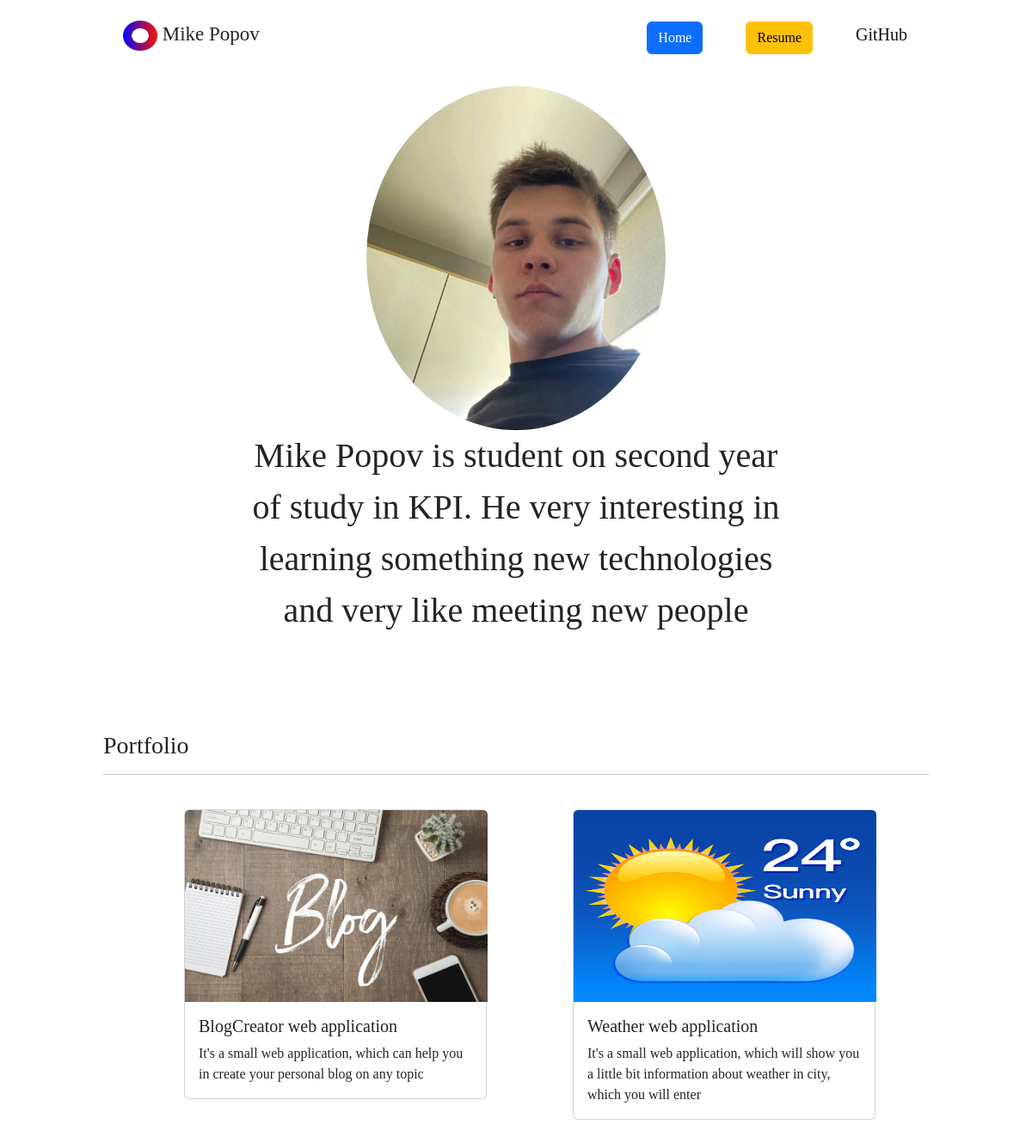
The page / on the database its author committed.
### portfolio/models.py (models this page shows, shortened)
class Project(models.Model):
    title = models.CharField(max_length=100)
    description = models.CharField(max_length=250)
    image = models.ImageField(upload_to='projects/')
    url = models.URLField(blank=True)

### portfolio/views.py (the view)
# urls.py: path('', index, name='home')
def index(request):
    projects = Project.objects.all()
    dct = {'title': 'Main page', 'projects': projects}
    return render(request, 'portfolio/index.html', context=dct)

### portfolio/templates/portfolio/index.html
{% extends 'portfolio/base.html' %}
{% load static %}
{% block content %}
    <div class="content">
        <img src="{% static 'portfolio/personal_photo2.jpg' %}" alt="">
        <div class="personal_info">
            <span>Mike Popov is student on second year of study in KPI. He very interesting in learning something new technologies and
                very like meeting new people
            </span>
        </div>
    </div>
    <div class="portfolio">
        <h3>Portfolio</h3>
        <hr>
        <br>
        <ul>
            {% for project in projects %}
                <li>
                    <div class="card" style="width: 22rem;">
                        <a href="{{ project.url }}">
                            <img src="{{ project.image.url }}" class="card-img-top" style="width: 22rem; height: 223.183px;">
                        </a>
                        <div class="card-body">
                            <h5 class="card-title">{{ project.title }}</h5>
                            <p class="card-text">{{ project.description }}</p>
                        </div>
                    </div>
                </li>
            {% endfor %}
        </ul>
    </div>
{% endblock %}

### portfolio/templates/portfolio/base.html (shortened to what this page needs)
{% load static %}
<!DOCTYPE html>
<html lang="en">
<head>
    <link href="https://cdn.jsdelivr.net/npm/bootstrap@5.2.1/dist/css/bootstrap.min.css" rel="stylesheet">
    <link rel="stylesheet" href="{% static 'portfolio/main.css' %}">
</head>
<body>
{% block header %}
    <header>
        <div class="logo">
            <span><img src="{% static 'portfolio/Logo.png' %}" alt="img"> Mike Popov</span>
        </div>
        <ul>
            <li><a class="btn btn-primary" href="{% url 'home' %}">Home</a></li>
            <li><a class="btn btn-warning" href="{% static 'portfolio/Resume.pdf' %}">Resume</a></li>
            <li><a href="https://github.com/Mike525215">GitHub</a></li>
        </ul>
    </header>
{% endblock %}
{% block content %}{% endblock %}
</body>
</html>

### portfolio/static/portfolio/main.css (style rules this page uses)
* { margin: 0; padding: 0; font-family: Comic Sans MS, Comic Sans, cursive; }
header { width: 80%; margin: 0 auto; height: 100px; }
.logo { width: 50%; float: left; padding: 23px; }
.logo > span { font-size: 23px; }
.logo > span > img { width: 40px; height: 35px; }
header > ul { width: 50%; display: flex; justify-content: flex-end; }
header > ul > li { display: inline-block; list-style: none; padding: 25px; }
header > ul > li > a { font-size: 20px; text-decoration: none; color: #111111; }
.content { width: 80%; margin: 0 auto; height: 750px; text-align: center; }
.content > img { height: 400px; border-radius: 50%; }
.personal_info { width: 65%; margin: 0 auto; text-align: center; }
.personal_info > span { font-size: 40px; }
.portfolio { width: 80%; margin: 0 auto; height: 500px; }
.portfolio > ul { display: flex; justify-content: center; }
.portfolio > ul > li { list-style: none; display: inline-block; padding-left: 50px; padding-right: 50px; }

### rows shown on the page
Project: image (picture), title "BlogCreator web application", description "It's a small web application, which can help you in create your personal blog on any topic"
Project: image (picture), title "Weather web application", description "It's a small web application, which will show you a little bit information about weather in city, which you will enter"
